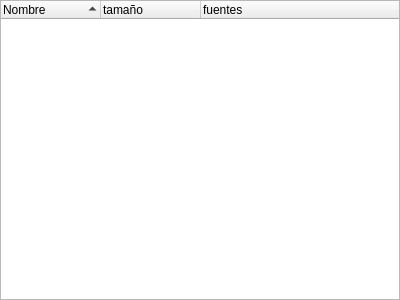
<?xml version="1.0" encoding="UTF-8"?>
<ui version="4.0">
 <class>AresSearchWidget</class>
 <widget class="QWidget" name="AresSearchWidget">
  <property name="geometry">
   <rect>
    <x>0</x>
    <y>0</y>
    <width>400</width>
    <height>300</height>
   </rect>
  </property>
  <property name="sizePolicy">
   <sizepolicy hsizetype="Preferred" vsizetype="Preferred">
    <horstretch>0</horstretch>
    <verstretch>0</verstretch>
   </sizepolicy>
  </property>
  <property name="maximumSize">
   <size>
    <width>400</width>
    <height>16777215</height>
   </size>
  </property>
  <property name="windowTitle">
   <string>Form</string>
  </property>
  <layout class="QGridLayout" name="gridLayout">
   <property name="margin">
    <number>0</number>
   </property>
   <item row="0" column="0">
    <widget class="QTreeWidget" name="twSearch">
     <property name="sortingEnabled">
      <bool>true</bool>
     </property>
     <column>
      <property name="text">
       <string>Nombre</string>
      </property>
     </column>
     <column>
      <property name="text">
       <string>tamaño</string>
      </property>
     </column>
     <column>
      <property name="text">
       <string>fuentes</string>
      </property>
     </column>
    </widget>
   </item>
  </layout>
 </widget>
 <resources/>
 <connections/>
</ui>
